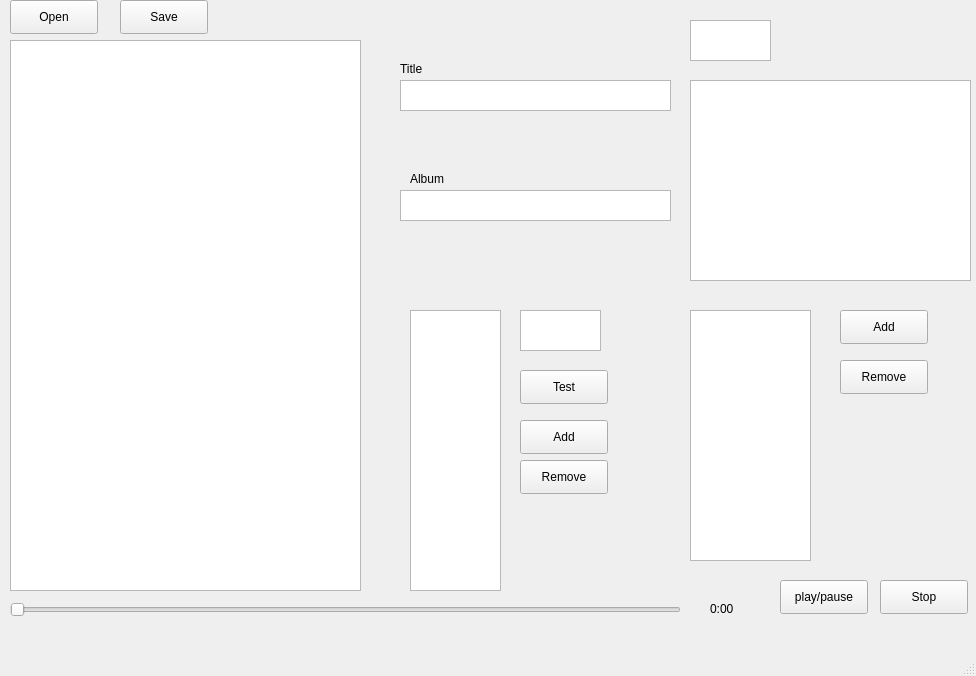
<?xml version="1.0" encoding="UTF-8"?>
<ui version="4.0">
 <class>MainWindow</class>
 <widget class="QMainWindow" name="MainWindow">
  <property name="geometry">
   <rect>
    <x>0</x>
    <y>0</y>
    <width>976</width>
    <height>676</height>
   </rect>
  </property>
  <property name="windowTitle">
   <string>MainWindow</string>
  </property>
  <widget class="QWidget" name="centralwidget">
   <widget class="QSlider" name="slider_time">
    <property name="geometry">
     <rect>
      <x>10</x>
      <y>600</y>
      <width>671</width>
      <height>20</height>
     </rect>
    </property>
    <property name="orientation">
     <enum>Qt::Horizontal</enum>
    </property>
   </widget>
   <widget class="QPushButton" name="btn_stop">
    <property name="geometry">
     <rect>
      <x>880</x>
      <y>580</y>
      <width>88</width>
      <height>34</height>
     </rect>
    </property>
    <property name="text">
     <string>Stop</string>
    </property>
   </widget>
   <widget class="QPushButton" name="btn_play">
    <property name="geometry">
     <rect>
      <x>780</x>
      <y>580</y>
      <width>88</width>
      <height>34</height>
     </rect>
    </property>
    <property name="text">
     <string>play/pause</string>
    </property>
   </widget>
   <widget class="QListView" name="lv_files">
    <property name="geometry">
     <rect>
      <x>10</x>
      <y>40</y>
      <width>351</width>
      <height>551</height>
     </rect>
    </property>
   </widget>
   <widget class="QLabel" name="label_time">
    <property name="geometry">
     <rect>
      <x>710</x>
      <y>600</y>
      <width>58</width>
      <height>18</height>
     </rect>
    </property>
    <property name="text">
     <string>0:00</string>
    </property>
   </widget>
   <widget class="QListView" name="lv_text">
    <property name="geometry">
     <rect>
      <x>690</x>
      <y>310</y>
      <width>121</width>
      <height>251</height>
     </rect>
    </property>
   </widget>
   <widget class="QListView" name="lv_stops">
    <property name="geometry">
     <rect>
      <x>410</x>
      <y>310</y>
      <width>91</width>
      <height>281</height>
     </rect>
    </property>
   </widget>
   <widget class="QTextEdit" name="text_stop_time">
    <property name="geometry">
     <rect>
      <x>520</x>
      <y>310</y>
      <width>81</width>
      <height>41</height>
     </rect>
    </property>
   </widget>
   <widget class="QPushButton" name="btn_test_point">
    <property name="geometry">
     <rect>
      <x>520</x>
      <y>370</y>
      <width>88</width>
      <height>34</height>
     </rect>
    </property>
    <property name="text">
     <string>Test</string>
    </property>
   </widget>
   <widget class="QPushButton" name="btn_add_stop_point">
    <property name="geometry">
     <rect>
      <x>520</x>
      <y>420</y>
      <width>88</width>
      <height>34</height>
     </rect>
    </property>
    <property name="text">
     <string>Add</string>
    </property>
   </widget>
   <widget class="QPushButton" name="btn_remove_stop_point">
    <property name="geometry">
     <rect>
      <x>520</x>
      <y>460</y>
      <width>88</width>
      <height>34</height>
     </rect>
    </property>
    <property name="text">
     <string>Remove</string>
    </property>
   </widget>
   <widget class="QTextEdit" name="text_time_text">
    <property name="geometry">
     <rect>
      <x>690</x>
      <y>20</y>
      <width>81</width>
      <height>41</height>
     </rect>
    </property>
   </widget>
   <widget class="QTextEdit" name="text_text_text">
    <property name="geometry">
     <rect>
      <x>690</x>
      <y>80</y>
      <width>281</width>
      <height>201</height>
     </rect>
    </property>
   </widget>
   <widget class="QPushButton" name="btn_add_text">
    <property name="geometry">
     <rect>
      <x>840</x>
      <y>310</y>
      <width>88</width>
      <height>34</height>
     </rect>
    </property>
    <property name="text">
     <string>Add</string>
    </property>
   </widget>
   <widget class="QPushButton" name="btn_remove_text">
    <property name="geometry">
     <rect>
      <x>840</x>
      <y>360</y>
      <width>88</width>
      <height>34</height>
     </rect>
    </property>
    <property name="text">
     <string>Remove</string>
    </property>
   </widget>
   <widget class="QPushButton" name="btn_open">
    <property name="geometry">
     <rect>
      <x>10</x>
      <y>0</y>
      <width>88</width>
      <height>34</height>
     </rect>
    </property>
    <property name="text">
     <string>Open</string>
    </property>
   </widget>
   <widget class="QTextEdit" name="text_title">
    <property name="geometry">
     <rect>
      <x>400</x>
      <y>80</y>
      <width>271</width>
      <height>31</height>
     </rect>
    </property>
   </widget>
   <widget class="QTextEdit" name="text_album">
    <property name="geometry">
     <rect>
      <x>400</x>
      <y>190</y>
      <width>271</width>
      <height>31</height>
     </rect>
    </property>
   </widget>
   <widget class="QLabel" name="label_title">
    <property name="geometry">
     <rect>
      <x>400</x>
      <y>60</y>
      <width>58</width>
      <height>18</height>
     </rect>
    </property>
    <property name="text">
     <string>Title</string>
    </property>
   </widget>
   <widget class="QLabel" name="label_album">
    <property name="geometry">
     <rect>
      <x>410</x>
      <y>170</y>
      <width>58</width>
      <height>18</height>
     </rect>
    </property>
    <property name="text">
     <string>Album</string>
    </property>
   </widget>
   <widget class="QPushButton" name="btn_save">
    <property name="geometry">
     <rect>
      <x>120</x>
      <y>0</y>
      <width>88</width>
      <height>34</height>
     </rect>
    </property>
    <property name="text">
     <string>Save</string>
    </property>
   </widget>
  </widget>
  <widget class="QMenuBar" name="menubar">
   <property name="geometry">
    <rect>
     <x>0</x>
     <y>0</y>
     <width>976</width>
     <height>30</height>
    </rect>
   </property>
  </widget>
  <widget class="QStatusBar" name="statusbar"/>
 </widget>
 <resources/>
 <connections/>
</ui>
